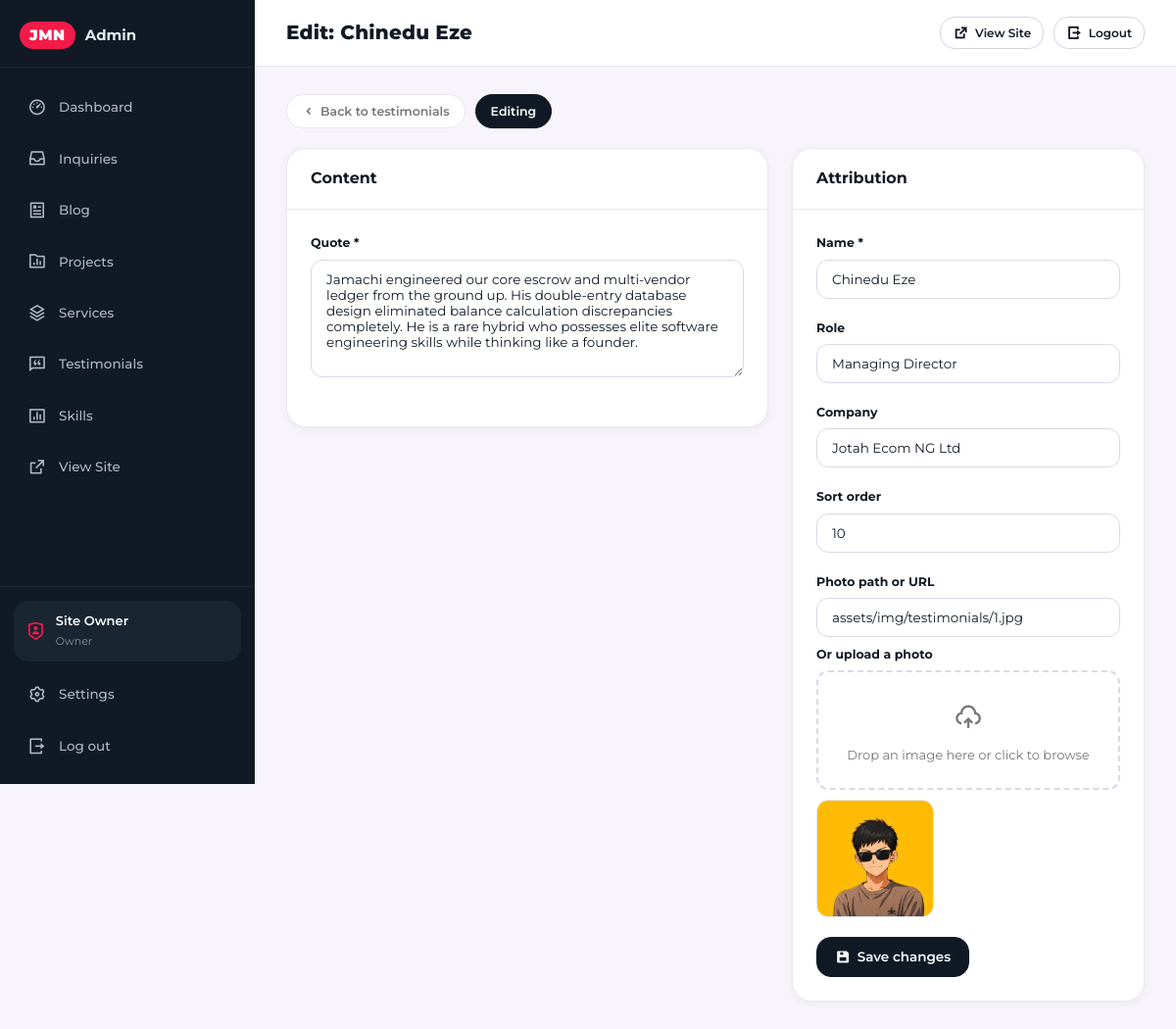
The app's page /admin/testimonial-edit.php?id=1 (signed in) with its own data.
### tables this page shows
CREATE TABLE `testimonials` (
  `id` bigint unsigned NOT NULL AUTO_INCREMENT,
  `name` varchar(150) NOT NULL,
  `role` varchar(150) DEFAULT NULL,
  `company` varchar(150) DEFAULT NULL,
  `image` varchar(255) DEFAULT NULL,
  `content` text NOT NULL,
  `sort_order` int NOT NULL DEFAULT '0',
  `created_at` datetime NOT NULL DEFAULT CURRENT_TIMESTAMP,
  `updated_at` datetime NOT NULL DEFAULT CURRENT_TIMESTAMP ON UPDATE CURRENT_TIMESTAMP,
  PRIMARY KEY (`id`),
  KEY `idx_sort` (`sort_order`)
);

### config/config.php (called while the page is built, shortened)
<?php
if (!defined('APP_INITIALIZED')) {
    require_once ROOT_PATH . '/config/security.php';
}
function url(string $path = ''): string
{
    $cleanPath = ltrim($path, '/');
    return empty($cleanPath) ? BASE_URL : BASE_URL . '/' . $cleanPath;
}

### config/security.php (called while the page is built, shortened)
<?php
function e(?string $string): string
{
    return htmlspecialchars((string)($string ?? ''), ENT_QUOTES | ENT_SUBSTITUTE, 'UTF-8');
}

### admin/includes/auth.php (called while the page is built, shortened)
<?php
require_once dirname(__DIR__, 2) . '/config/config.php';
function admin_current_user(): ?array
{
    $cached = null;
    $db = get_db();
    try {
        $stmt = $db->prepare('SELECT id, username, display_name, email, role, last_login_at FROM `admin_users` WHERE id = ? LIMIT 1');
        $stmt->execute([(int)$_SESSION['admin_user_id']]);
        $row = $stmt->fetch();
        if (is_array($row)) {
            $cached = $row;
        }
    } catch (Throwable $e) {
        error_log('admin_current_user failed: ' . $e->getMessage());
    }
    return $cached;
}

### admin/testimonial-edit.php (the view, shortened to what this page needs)
<?php
require_once __DIR__ . '/includes/auth.php';
$db = get_db();
$id = (int)($_GET['id'] ?? $_POST['id'] ?? 0);
$isNew = $id <= 0;
$item = ['id' => 0, 'name' => '', 'role' => '', 'company' => '', 'image' => '', 'content' => '', 'sort_order' => 0];
if (!$isNew && $db !== null) {
    try {
        $stmt = $db->prepare('SELECT * FROM `testimonials` WHERE id = ? LIMIT 1');
        $stmt->execute([$id]);
        $row = $stmt->fetch();
        $item = [
            'id'         => (int)$row['id'],
            'name'       => (string)$row['name'],
            'role'       => (string)($row['role'] ?? ''),
            'company'    => (string)($row['company'] ?? ''),
            'image'      => (string)($row['image'] ?? ''),
            'content'    => (string)$row['content'],
            'sort_order' => (int)$row['sort_order'],
        ];
    } catch (Throwable $e) {
        error_log('Testimonial edit load failed: ' . $e->getMessage());
        $_SESSION['flash_err'] = 'Could not load the testimonial.';
        header('Location: testimonials.php');
        exit;
    }
}
$adminTitle = $isNew ? 'New Testimonial' : 'Edit: ' . $item['name'];
require_once __DIR__ . '/includes/layout-header.php';
?>
<div class="admin-filters">
    <a class="admin-chip" href="testimonials.php"><i class="ri-arrow-left-s-line"></i> Back to testimonials</a>
    <span class="admin-chip is-active"><?= $isNew ? 'New testimonial' : 'Editing' ?></span>
</div>
<form method="post" action="testimonial-edit.php<?= $isNew ? '' : '?id=' . $id ?>" enctype="multipart/form-data" id="testimonialForm">
    <div class="admin-detail-grid">
        <div>
            <div class="admin-card">
                <div class="admin-card-head"><h2>Content</h2></div>
                <div class="admin-card-body">
                    <div class="admin-field">
                        <label for="f_content">Quote *</label>
                        <textarea class="admin-textarea" id="f_content" name="content" rows="6" required><?= e($item['content']) ?></textarea>
                    </div>
                </div>
            </div>
        </div>
        <div>
            <div class="admin-card">
                <div class="admin-card-head"><h2>Attribution</h2></div>
                <div class="admin-card-body">
                    <div class="admin-field">
                        <label for="f_name">Name *</label>
                        <input class="admin-input" type="text" id="f_name" name="name"
                               value="<?= e($item['name']) ?>" required maxlength="150">
                    </div>
                    <div class="admin-field">
                        <label for="f_role">Role</label>
                        <input class="admin-input" type="text" id="f_role" name="role"
                               value="<?= e($item['role']) ?>" maxlength="150">
                    </div>
                    <div class="admin-field">
                        <label for="f_company">Company</label>
                        <input class="admin-input" type="text" id="f_company" name="company"
                               value="<?= e($item['company']) ?>" maxlength="150">
                    </div>
                    <div class="admin-field">
                        <label for="f_sort_order">Sort order</label>
                        <input class="admin-input" type="number" id="f_sort_order" name="sort_order"
                               value="<?= (int)$item['sort_order'] ?>" step="10">
                    </div>
                    <div class="admin-field">
                        <label for="f_image">Photo path or URL</label>
                        <input class="admin-input" type="text" id="f_image" name="image"
                               value="<?= e($item['image']) ?>" placeholder="assets/img/testimonials/1.jpg">
                        <div class="admin-field" style="margin-top:8px;">
                            <label>Or upload a photo</label>
                            <div class="admin-drop" id="imageDrop">
                                <i class="ri-upload-cloud-2-line"></i>
                                Drop an image here or click to browse
                            </div>
                            <?php if ($item['image'] !== ''): ?>
                                <img class="admin-img-preview" id="imgPreview" src="<?= e($item['image']) ?>" alt="" style="display:block;">
                            <?php else: ?>
                                <img class="admin-img-preview" id="imgPreview" src="" alt="">
                            <?php endif; ?>
                        </div>
                    </div>
                    <div class="admin-form-actions">
                        <button class="admin-btn admin-btn--primary" type="submit">
                            <i class="ri-save-3-fill"></i> <?= $isNew ? 'Create testimonial' : 'Save changes' ?>
                        </button>
                    </div>
                </div>
            </div>
        </div>
    </div>
</form>
<?php require_once __DIR__ . '/includes/layout-footer.php'; ?>

### admin/includes/layout-header.php (shortened to what this page needs)
<?php
require_once __DIR__ . '/auth.php';
$adminTitle = $adminTitle ?? 'Dashboard';
$adminUser  = admin_current_user();
$adminNav   = $adminNav ?? '';
?>
<!DOCTYPE html>
<html lang="en">
<head>
    <link rel="stylesheet" href="https://cdn.jsdelivr.net/npm/remixicon@4.2.0/fonts/remixicon.css">
    <?php $adminCssVer = file_exists(dirname(__DIR__) . '/assets/admin.css') ? (string)filemtime(dirname(__DIR__) . '/assets/admin.css') : '1.0'; ?>
    <link rel="stylesheet" href="<?= e(url('admin/assets/admin.css')) ?>?v=<?= e($adminCssVer) ?>">
</head>
<body class="admin-body">
<div class="admin-shell">
    <aside class="admin-sidebar" id="adminSidebar" aria-label="Admin Navigation">
        <div class="admin-brand">
            <span class="admin-brand-mark">JMN</span>
            <span class="admin-brand-text">Admin</span>
        </div>
        <nav class="admin-nav">
            <a href="index.php" class="<?= $adminNav === 'dashboard' ? 'is-active' : '' ?>">
                <i class="ri-dashboard-3-line"></i><span>Dashboard</span>
            </a>
            <a href="inquiries.php" class="<?= $adminNav === 'inquiries' ? 'is-active' : '' ?>">
                <i class="ri-inbox-2-line"></i><span>Inquiries</span>
            </a>
            <a href="blog.php" class="<?= $adminNav === 'blog' ? 'is-active' : '' ?>">
                <i class="ri-article-line"></i><span>Blog</span>
            </a>
            <a href="projects.php" class="<?= $adminNav === 'projects' ? 'is-active' : '' ?>">
                <i class="ri-folder-chart-line"></i><span>Projects</span>
            </a>
            <a href="services.php" class="<?= $adminNav === 'services' ? 'is-active' : '' ?>">
                <i class="ri-stack-line"></i><span>Services</span>
            </a>
            <a href="testimonials.php" class="<?= $adminNav === 'testimonials' ? 'is-active' : '' ?>">
                <i class="ri-chat-quote-line"></i><span>Testimonials</span>
            </a>
            <a href="skills.php" class="<?= $adminNav === 'skills' ? 'is-active' : '' ?>">
                <i class="ri-bar-chart-box-line"></i><span>Skills</span>
            </a>
            <a href="<?= e(url('index.php')) ?>" target="_blank" rel="noopener" class="admin-nav-external">
                <i class="ri-external-link-line"></i><span>View Site</span>
            </a>
        </nav>
        <div class="admin-sidebar-foot">
            <div class="admin-user-chip">
                <i class="ri-shield-user-line"></i>
                <div>
                    <strong><?= e($adminUser['display_name'] ?? 'Admin') ?></strong>
                    <small><?= e($adminUser['role'] ?? 'owner') ?></small>
                </div>
            </div>
            <a href="settings.php" class="<?= $adminNav === 'settings' ? 'is-active' : '' ?>">
                <i class="ri-settings-3-line"></i><span>Settings</span>
            </a>
            <a href="logout.php"><i class="ri-logout-box-r-line"></i><span>Log out</span></a>
        </div>
    </aside>
    <div class="admin-main">
        <header class="admin-topbar">
            <h1 class="admin-topbar-title"><?= e($adminTitle) ?></h1>
            <div class="admin-topbar-actions">
                <a href="<?= e(url('index.php')) ?>" target="_blank" rel="noopener" class="admin-btn admin-btn--secondary admin-btn--sm" title="View public site">
                    <i class="ri-external-link-line"></i> <span class="admin-topbar-btn-text">View Site</span>
                </a>
                <a href="logout.php" class="admin-btn admin-btn--secondary admin-btn--sm" title="Log out">
                    <i class="ri-logout-box-r-line"></i> <span class="admin-topbar-btn-text">Logout</span>
                </a>
            </div>
        </header>
        <main class="admin-content">

### records on screen
testimonials: content "Jamachi engineered our core escrow and multi-vendor ledger from the ground up. His double-entry database design eliminated balance calculation discrepancies completely. He is a rare hybrid who possesses elite software engineering skills while thinking like a founder.", name "Chinedu Eze", role "Managing Director", company "Jotah Ecom NG Ltd", sort_order "10", image "assets/img/testimonials/1.jpg", image (picture)

### other values on screen
$adminUser['display_name'] "Site Owner"
$adminUser['role'] "Owner"
$adminTitle "Edit: Chinedu Eze"
